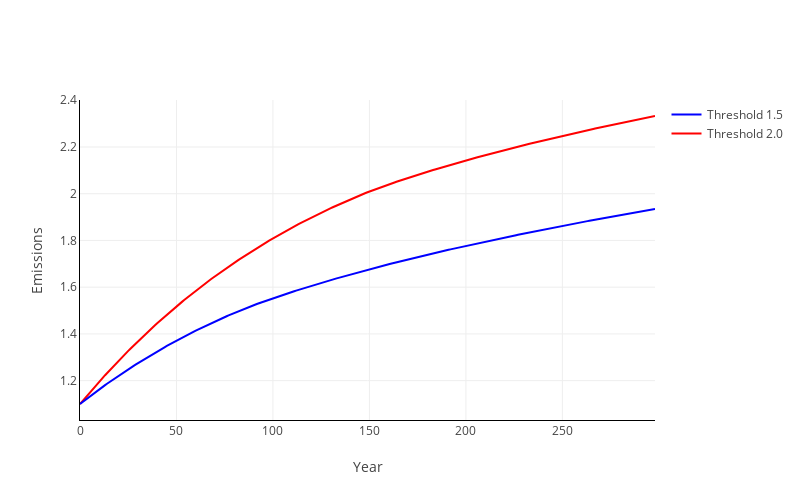

Notebook cell for this chart:
### Code cell
plot_basic_y(simulation_res_high, simulation_res_low, 299)

### Figure 1 — Plotly figure (JSON) as saved in the notebook; plotly's stock layout.template omitted (floating-point values rounded to 4 significant figures; data arrays with more than 128 entries replaced by an {"elided": "..."} marker saying what was removed)
{"data": [{"line": {"color": "red"}, "name": "Threshold 2.0", "type": "scatter", "x": {"elided": "300 int values"}, "y": {"elided": "299 float values"}}, {"line": {"color": "blue"}, "name": "Threshold 1.5", "type": "scatter", "x": {"elided": "300 int values"}, "y": {"elided": "299 float values"}}], "layout": {"height": 500, "legend": {"traceorder": "reversed"}, "width": 800, "xaxis": {"linecolor": "black", "showgrid": true, "showline": true, "title": {"text": "Year"}}, "yaxis": {"linecolor": "black", "showline": true, "title": {"text": "Emissions"}}}}
